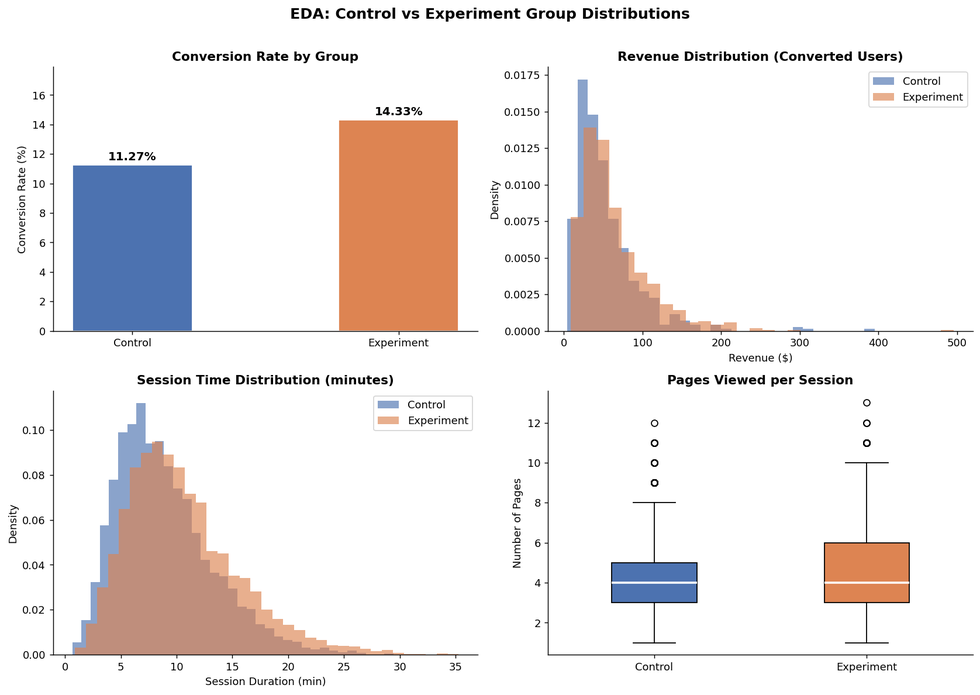
#> input picture day40/eda_distributions.png, 980 x 695 px, shrunk from 1676 x 1188 before the run
$ python combine_charts.py
#> lines starting #> are read from the running program, lines starting #| are printed output that depends on the picture
import matplotlib.pyplot as plt
import matplotlib.image as mpimg

images = [
    ("eda_distributions.png",   "EDA: Distributions"),
    ("segment_analysis.png",    "Segment Analysis"),
    ("cumulative_timeline.png", "Experiment Timeline"),
    ("results_dashboard.png",   "Results Dashboard"),
]

fig, axes = plt.subplots(2, 2, figsize=(22, 14))
fig.patch.set_facecolor('#0f1117')

for ax, (fname, title) in zip(axes.flatten(), images):
    img = mpimg.imread(fname)
#> img is the input picture: shape (695, 980, 4) float32; mean R, G, B, A 0.935, 0.915, 0.912, 1
    ax.imshow(img)
    ax.axis('off')
    ax.set_title(title, fontsize=12, fontweight='bold', color='white', pad=6)

fig.suptitle(
    'Day 40  |  A/B Testing Full Report  |  60 Days of Data Science',
    fontsize=15, fontweight='bold', color='white', y=1.01
)

plt.tight_layout(pad=1.2)
plt.savefig('images/ab_testing_all_charts.png', bbox_inches='tight',
            facecolor=fig.get_facecolor(), dpi=130)
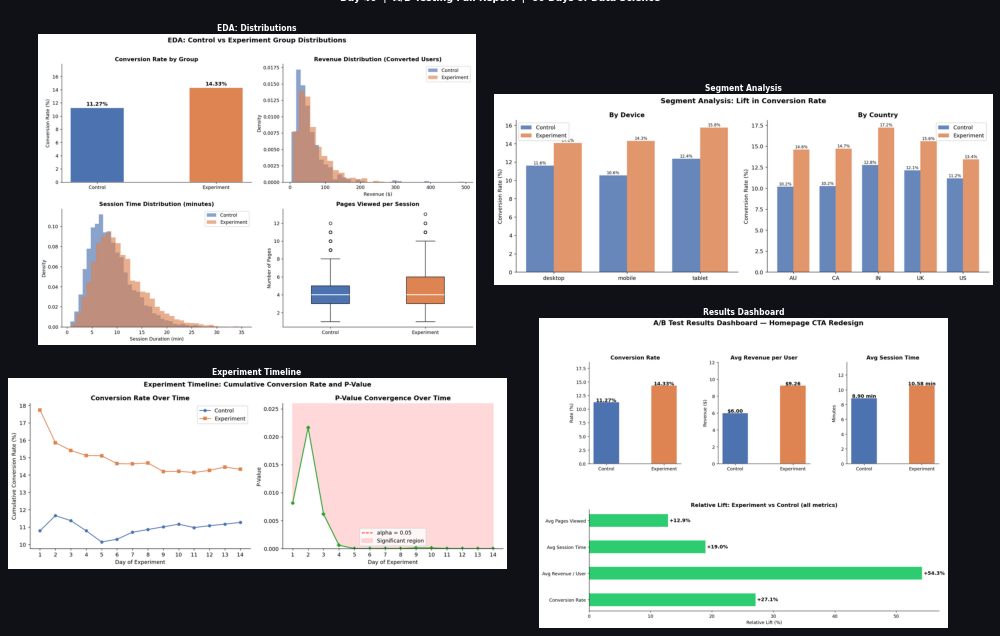
#> figure drawn by matplotlib, 4 panels
plt.close()
print("Saved: images/ab_testing_all_charts.png")
